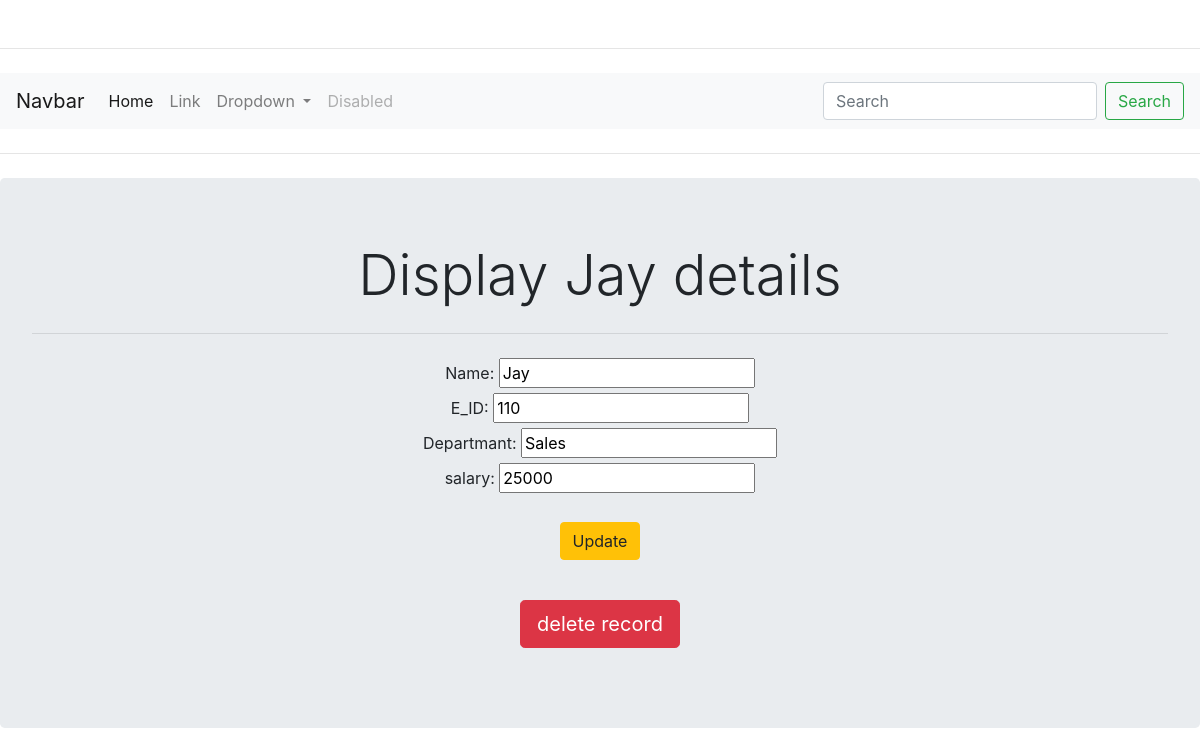
The app's page /update/2/ with its own data.
### ormapp/models.py (models this page shows)
class Employee(models.Model):
    name = models.CharField(max_length=200)
    E_id = models.IntegerField()
    salary = models.IntegerField()
    dept = models.CharField(max_length=100)
    def __str__(self):
        return self.name

### ormapp/views.py (the view)
# urls.py: path('update/<int:id>/', update_view),
def update_view(request, id):
    data = Employee.objects.get(pk = id)
    context = {'data': data}
    return render(request, 'ormapp/update.html', context)

### ormapp/templates/ormapp/update.html (shortened to what this page needs)
<!DOCTYPE html>
<html lang="en">
<head>
    <link rel="stylesheet" href="https://cdn.jsdelivr.net/npm/bootstrap@4.0.0/dist/css/bootstrap.min.css">
</head>
<body>
    <br>
    <hr class="my-4">
    <nav class="navbar navbar-expand-lg navbar-light bg-light">
        <a class="navbar-brand" href="#">Navbar</a>
        <div class="collapse navbar-collapse" id="navbarSupportedContent">
          <ul class="navbar-nav mr-auto">
            <li class="nav-item active">
              <a class="nav-link" href="/index/">Home <span class="sr-only">(current)</span></a>
            </li>
            <li class="nav-item">
              <a class="nav-link" href="#">Link</a>
            </li>
            <li class="nav-item dropdown">
              <a class="nav-link dropdown-toggle" href="#" id="navbarDropdown" role="button" data-toggle="dropdown" aria-haspopup="true" aria-expanded="false">
                Dropdown
              </a>
            </li>
            <li class="nav-item">
              <a class="nav-link disabled" href="#">Disabled</a>
            </li>
          </ul>
          <form class="form-inline my-2 my-lg-0">
            <input class="form-control mr-sm-2" type="search" placeholder="Search" aria-label="Search">
            <button class="btn btn-outline-success my-2 my-sm-0" type="submit">Search</button>
          </form>
        </div>
      </nav>
      <hr class="my-4">
    <div style="text-align: center;">
    <div class="jumbotron">
        <h1 class="display-4">Display {{data.name}} details</h1>
        <hr class="my-4">
        <p class="lead">
           <form action="#">
            <label for="name">Name:</label>
            <input type="text" name="" value="{{data.name}}"><br>
            <label for="EID">E_ID:</label>
            <input type="text" name="" value="{{data.E_id}}"><br>
            <label for="department">Departmant:</label>
            <input type="text" name="" value="{{data.dept}}"><br>
            <label for="salary">salary:</label>
            <input type="text" name="" value="{{data.salary}}"><br><br>
            <button type="submit" class="btn btn-warning">Update</button>
           </form>
        </p>
        <br>
        <p class="lead">
          <a class="btn btn-danger btn-lg" href="/index/" role="button">delete record</a>
        </p>
      </div>
    </div>
</body>
</html>

### records on screen
Employee: name "Jay", E_id "110", dept "Sales", salary "25000"
